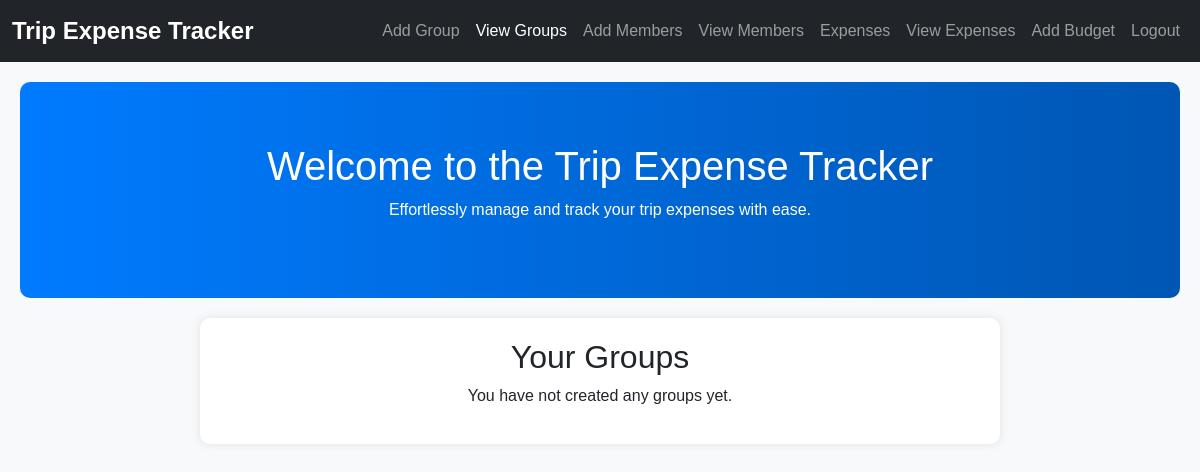
The page /viewgroup/ (signed in) on the database as committed earlier.
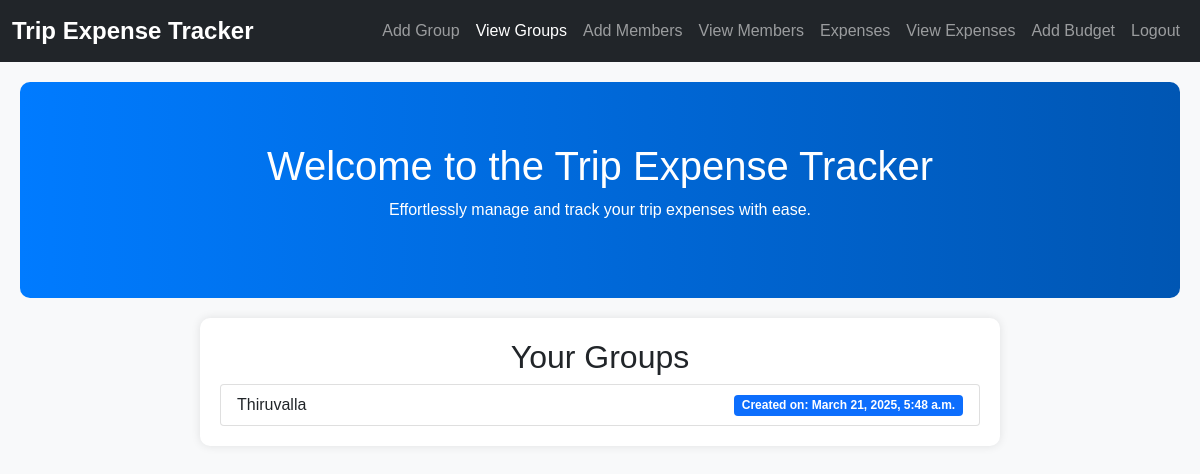
The same page on the database as committed later.
### app/models.py (models this page shows, shortened)
class ExpenseGroup(models.Model):
    name = models.CharField(max_length=100)
    created_by = models.ForeignKey(User, on_delete=models.CASCADE, related_name='created_groups')  # Use User model
    created_at = models.DateTimeField(auto_now_add=True)

### app/views.py (the view)
# urls.py: path('viewgroup/', views.viewgroup, name='viewgroup'),
@login_required
def viewgroup(request):
    user_groups = ExpenseGroup.objects.filter(created_by=request.user)
    return render(request, 'user/viewgroup.html', {'user_groups': user_groups})

### templates/user/viewgroup.html (shortened to what this page needs)
<!DOCTYPE html>
<html lang="en">
<head>
    <link href="https://cdn.jsdelivr.net/npm/bootstrap@5.1.3/dist/css/bootstrap.min.css" rel="stylesheet">
</head>
<body>
    <nav class="navbar navbar-expand-lg navbar-dark bg-dark">
        <div class="container-fluid">
            <a class="navbar-brand" href="../userhome">Trip Expense Tracker</a>
            <div class="collapse navbar-collapse" id="navbarNav">
                <ul class="navbar-nav ms-auto">
                    <li class="nav-item"><a class="nav-link " href="../addgroup">Add Group</a></li>
                    <li class="nav-item"><a class="nav-link active" href="../viewgroup">View Groups</a></li>
                    <li class="nav-item"><a class="nav-link" href="../addgroupmember">Add Members</a></li>
                    <li class="nav-item"><a class="nav-link" href="../viewgroupmember">View Members</a></li>
                    <li class="nav-item"><a class="nav-link" href="../addexpense">Expenses</a></li>
                    <li class="nav-item"><a class="nav-link" href="../viewexpense">View Expenses</a></li>
                    <li class="nav-item"><a class="nav-link" href="../add-budget">Add Budget</a></li>
                    <li class="nav-item"><a class="nav-link" href="../userlogout">Logout</a></li>
                </ul>
            </div>
        </div>
    </nav>
    <div class="header-section">
        <h1>Welcome to the Trip Expense Tracker</h1>
        <p>Effortlessly manage and track your trip expenses with ease.</p>
    </div>
    <div class="content-container">
        <h2 class="text-center">Your Groups</h2>
        {% if user_groups %}
        <ul class="list-group">
            {% for group in user_groups %}
            <li class="list-group-item d-flex justify-content-between align-items-center">
                {{ group.name }}
                <span class="badge bg-primary">Created on: {{ group.created_at }}</span>
            </li>
            {% endfor %}
        </ul>
        {% else %}
        <p class="text-center">You have not created any groups yet.</p>
        {% endif %}
    </div>
</body>
</html>

Rows that differ between the two databases and show on the page:
added ExpenseGroup: name "Thiruvalla", created_at "March 21, 2025, 5:48 a.m."
Other text that changed with them:
text no longer shown: "You have not created any groups yet."
